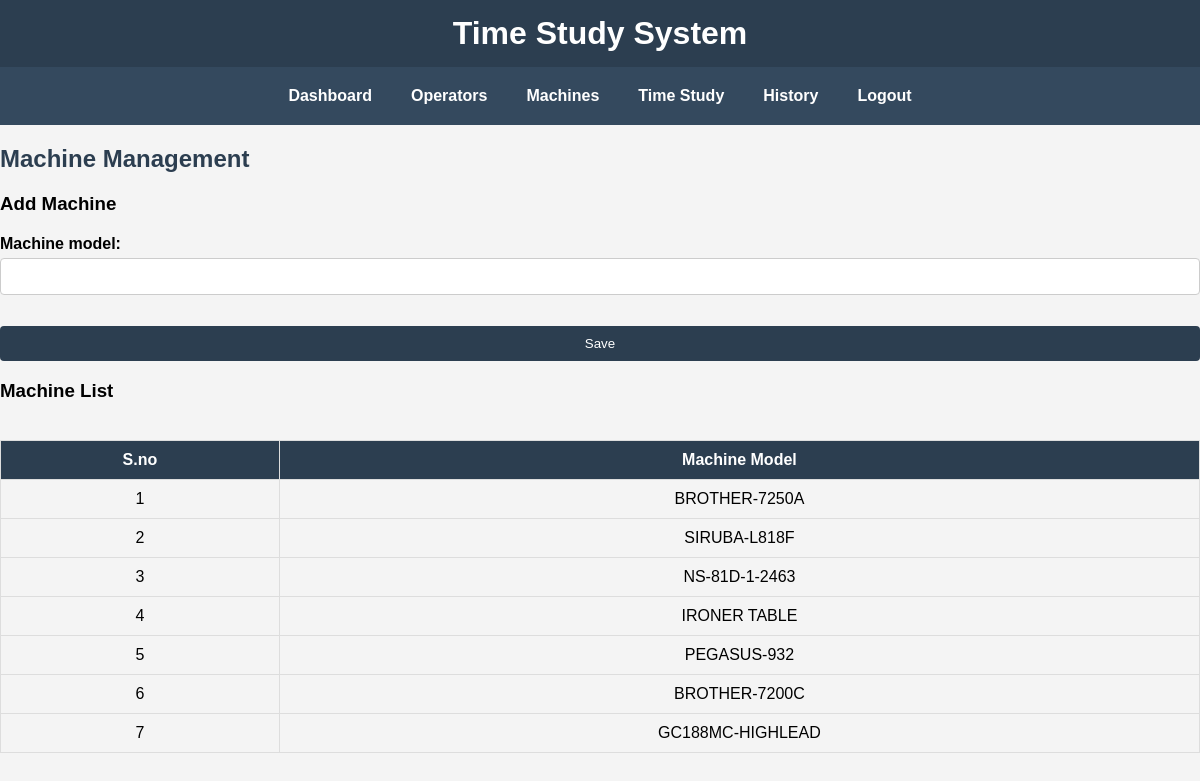
Page /machines/ (signed in) on the committed database.
### base/models.py (models this page shows, shortened)
class Machine(models.Model):
    machine_model = models.CharField(max_length=20)

### base/views.py (the view, shortened to what this page needs)
# urls.py: path('machines/', views.machines, name='machines'),
@login_required
def machines(request):
    form = MachineForm()
    machines = Machine.objects.all()
    context = {
        "form": form,
        "machines": machines
    }
    return render(request, "base/machines.html", context)

### base/forms.py
class MachineForm(forms.ModelForm):
    class Meta:
        model = Machine
        fields = '__all__'

### base/templates/base/machines.html (shortened to what this page needs)
{% extends 'base/base.html' %}
{% block body %}
<h2>Machine Management</h2>
<h3>Add Machine</h3>
<form method="POST">
    {{ form.as_p }}
    <button type="submit">Save</button>
</form>
<h3>Machine List</h3>
<div class="table-container">
    <table>
        <tr>
            <th>S.no</th>
            <th>Machine Model</th>
        </tr>
        {% for machine in machines %}
        <tr>
            <td>{{ forloop.counter }}</td>
            <td>{{ machine.machine_model }}</td>
        </tr>
        {% empty %}
        <tr>
            <td colspan="2">No machines added.</td>
        </tr>
        {% endfor %}
    </table>
</div>
{% endblock %}

### static/base/style.css (style rules this page uses)
body { font-family:Arial,sans-serif; margin:0; padding:0; background:#f4f4f4; }
form { margin-top:20px; }
label { font-weight:bold; }
input,select,textarea { width:100%; padding:10px; margin-top:5px; margin-bottom:15px; border:1px solid #ccc; border-radius:4px; box-sizing:border-box; }
button { width:100%; padding:10px; background:#2c3e50; color:white; border:none; border-radius:4px; cursor:pointer; }
.table-container { width:100%; overflow-x:auto; -webkit-overflow-scrolling:touch; }
table { width:100%; min-width:700px; border-collapse:collapse; margin-top:20px; }
table,th,td { border:1px solid #ddd; }
th { background:#2c3e50; color:white; }
th,td { padding:10px; text-align:center; white-space:nowrap; }
h2 { color:#2c3e50; }

### rows in the picture
Machine: machine_model "BROTHER-7250A"
Machine: machine_model "SIRUBA-L818F"
Machine: machine_model "NS-81D-1-2463"
Machine: machine_model "IRONER TABLE"
Machine: machine_model "PEGASUS-932"
Machine: machine_model "BROTHER-7200C"
Machine: machine_model "GC188MC-HIGHLEAD"
